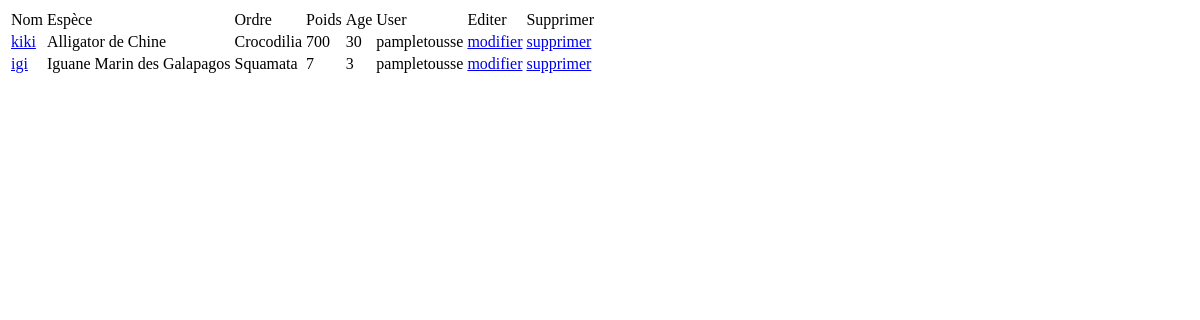
/liste/, run on an earlier commit of the app's database.
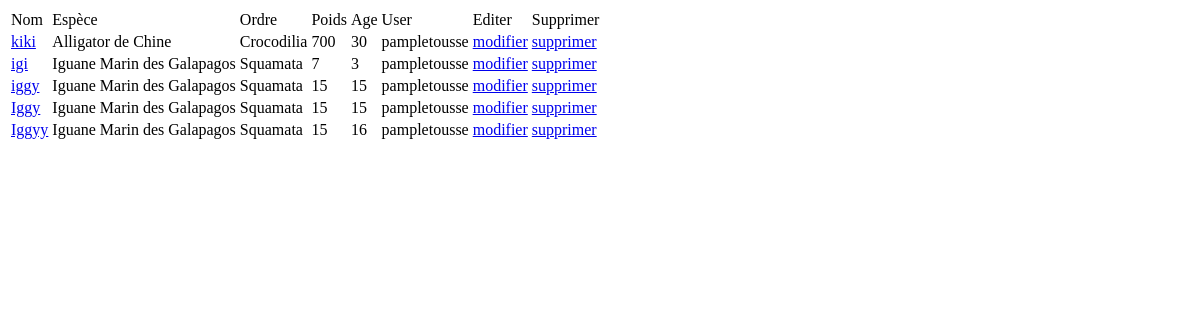
And on a later commit of the database.
### reptiles_app/models.py (models this page shows)
class Reptile(models.Model):
    nom = models.CharField(max_length=100)
    nomEspece = models.CharField(max_length=200)
    ordre = models.CharField(max_length=200)
    age = models.PositiveIntegerField(default=0)
    poids = models.PositiveIntegerField()
    user = models.ForeignKey(User,on_delete=models.CASCADE)

### reptiles_app/views.py (the view)
# urls.py: path('liste/',views.liste,name='liste'),
def liste(request):
    template = loader.get_template("reptiles/liste.html")
    reptiles = Reptile.objects.all()
    context = {"reptiles":reptiles}
    return HttpResponse(template.render(context,request))

### reptiles_app/templates/reptiles/liste.html
{% extends "reptiles/layout.html" %}
{% block content %}
<table>
    <thead>
        <tr>
            <td>Nom</td>
            <td>Espèce</td>
            <td>Ordre</td>
            <td>Poids</td>
            <td>Age</td>
            <td>User</td>
            <td>Editer</td>
            <td>Supprimer</td>
        </tr>
    </thead>
    <tbody>
        {% for reptile in reptiles %}
        <tr>
            <td><a href="{% url 'detail' reptile.pk %}">{{reptile.nom}}</a></td>
            <td>{{reptile.nomEspece}}</td>
            <td>{{reptile.ordre}}</td>
            <td>{{reptile.poids}}</td>
            <td>{{reptile.age}}</td>
            <td>{{reptile.user}}</td>
            <td><a href="{% url 'update' reptile.pk %}">modifier</a></td>
            <td><a href="{% url 'delete' reptile.pk %}">supprimer</a></td>
        </tr>
        {% endfor %}
    </tbody>
</table>
{% endblock %}

What changed in the data, as far as the page shows it:
added Reptile: nom "iggy", nomEspece "Iguane Marin des Galapagos", ordre "Squamata", poids "15", age "15", user "pampletousse"
added Reptile: nom "Iggy", nomEspece "Iguane Marin des Galapagos", ordre "Squamata", poids "15", age "15", user "pampletousse"
added Reptile: nom "Iggyy", nomEspece "Iguane Marin des Galapagos", ordre "Squamata", poids "15", age "16", user "pampletousse"
